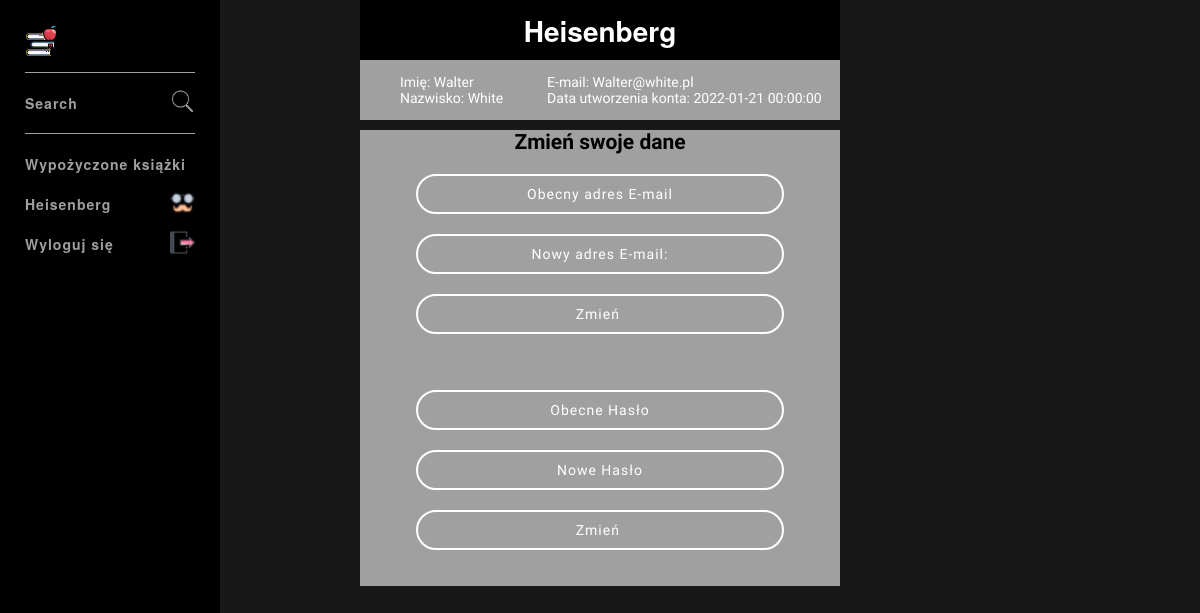
The page /settings.php (signed in) on the database its author committed.
### tables this page shows
CREATE TABLE `users` (
  `id` int(11) NOT NULL,
  `username` varchar(25) NOT NULL,
  `firstName` varchar(50) NOT NULL,
  `lastName` varchar(50) NOT NULL,
  `email` varchar(100) NOT NULL,
  `password` varchar(32) NOT NULL,
  `signUpDate` datetime NOT NULL,
  `profilePic` varchar(500) NOT NULL
);

### settings.php (the view, shortened to what this page needs)
<?php
include("includes\config.php");
                        $userLoggedin = $_SESSION['userLoggedIn'];
						$userIdQuery = mysqli_query($con, "SELECT * FROM users WHERE username='$userLoggedin'");
                        $userId =mysqli_fetch_array($userIdQuery);
?>
<html>
<head>
	<link rel="stylesheet" type="text/css" href="assets/css/index.css">
    <link rel="stylesheet" type="text/css" href="assets/css/settings.css">
</head>
<body>
<?php include("includes/navBarContainer.php"); ?>
<div id="mainContainer">
	<div id="topContainer">
		<div id="mainViewConteiner">
			<div id="mainContent">
                <div class="profileCard">
                        <h1 class="profileCardTitle" ><a href="settings.php" > <?php echo $_SESSION['userLoggedIn']; ?>
						</a></h1>
                        <ul>
                            <li class="profileCardInfo"> Imię:  <?php echo $userId['firstName']; ?>   </li>
                            <li class="profileCardInfo"> Nazwisko:  <?php echo $userId['lastName']; ?> </li>
                        </ul>
                        <ul>
                            <li class="profileCardInfo"> E-mail:  <?php echo $userId['email']; ?> </li>
                            <li class="profileCardInfo"> Data utworzenia konta:  <?php echo $userId['signUpDate']; ?> </li>
                        </ul>
                </div>
                    <div id="wrapperWypozyczone">
                        <div  class="profileCard2">
                            <h2>Zmień swoje dane</h2>
                            <form id="updateForm" action="#.php">
                                <input type="text" id="oldEmail" name="oldEmail" value="Obecny adres E-mail">
                                <input type="text" id="newEmail" name="newEmail" value="Nowy adres E-mail:">
                                <input type="submit" value="Zmień "></br>
                            </form>
                            <form>
                                <input type="text" id="oldPw" name="oldPw" value="Obecne Hasło">
                                <input type="text" id="newPw" name="newPw" value="Nowe Hasło">
                                <input type="submit" value="Zmień "></br>
                            </form>
                        </div>
                    </div>
            </div>
		</div>
    </div>
</div>
</body>
</html>

### assets/css/index.css (style rules this page uses)
html, body { padding: 0; margin: 0; height: 100%; background-color: #181818; font-size: 14px; min-width: 720px; }
* { font-family: "Helvetica Neue", Helvetica, Arial, sans-serif; color: rgb(255, 255, 255); }
#mainContent { padding: 0 20px; }

### assets/css/settings.css (style rules this page uses)
.profileCard { display: block; width: 40vw; height: auto; background-color: #a0a0a0; margin-left: auto; margin-right: auto; }
.profileCardTitle { margin: 0; padding: 2%; background-color: black; text-align: center; }
a { text-decoration: none; }
.profileCard ul { list-style: none; color: black; font-family: 'Dosis', sans-serif; display: inline-block; }
.profileCard ul > li { font-family: 'Dosis', sans-serif; }
.profileCard2 { display: block; width: 40vw; height: auto; background-color: #a0a0a0; margin-left: auto; margin-right: auto; }
.profileCard2 h2, .profileCard2 form { text-align: center; margin: 2%; color: black; font-family: 'Dosis', sans-serif; }
.profileCard2 label, .profileCard2 input { color: black; font-family: 'Dosis', sans-serif; }
.profileCard2 input { background-color:transparent ; border: 2px solid #fff; border-radius: 250px; color: #fff; display: block; font-size: 14px; letter-spacing: 1px; margin: 20px auto; height: 40px; width: 80%; text-align: center; }

### rows shown on the page
users: firstName "Walter", lastName "White", email "Walter@white.pl", signUpDate "2022-01-21 00:00:00"

### other values the page prints
$_SESSION['userLoggedIn'] "Heisenberg"
